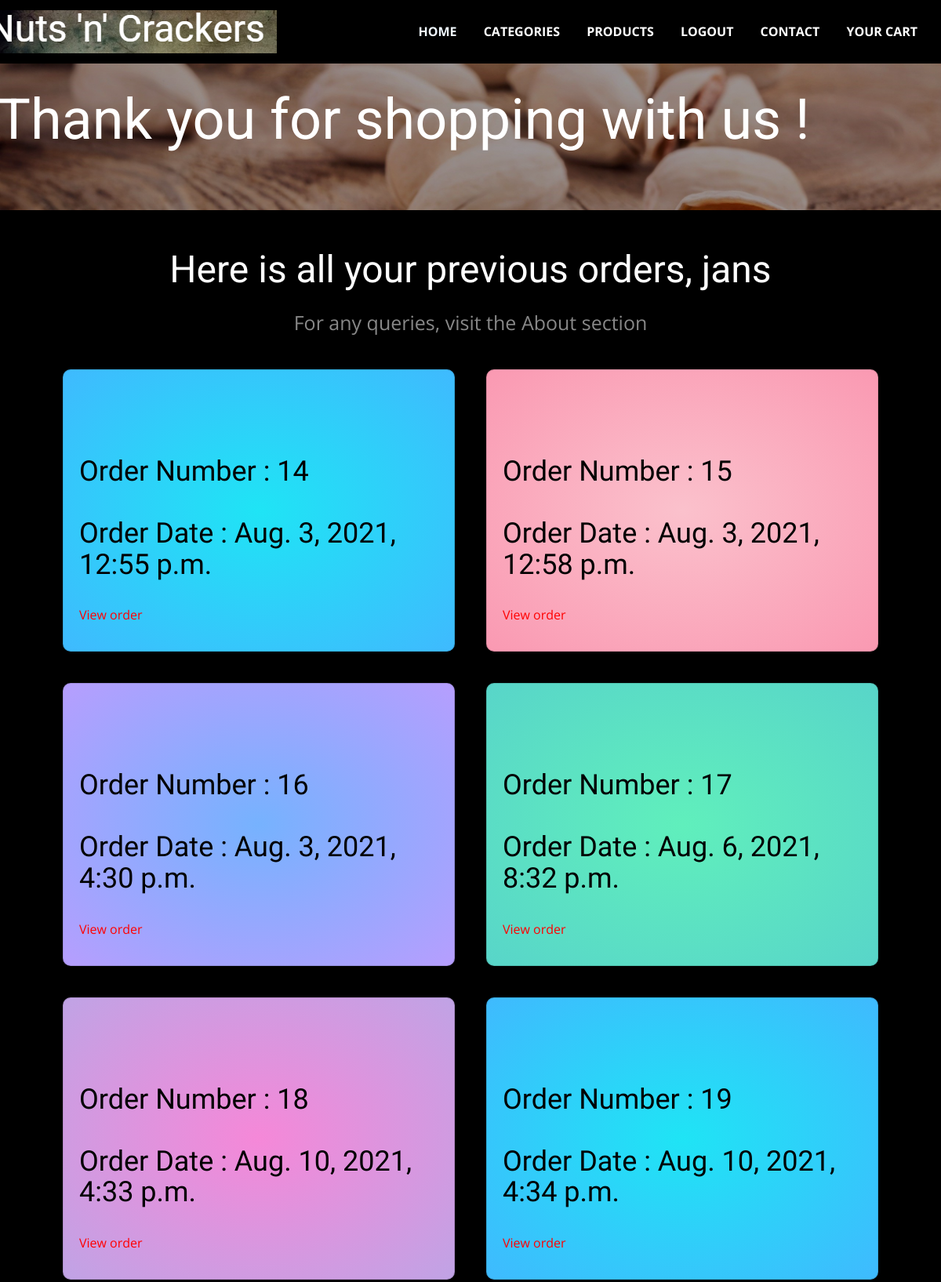
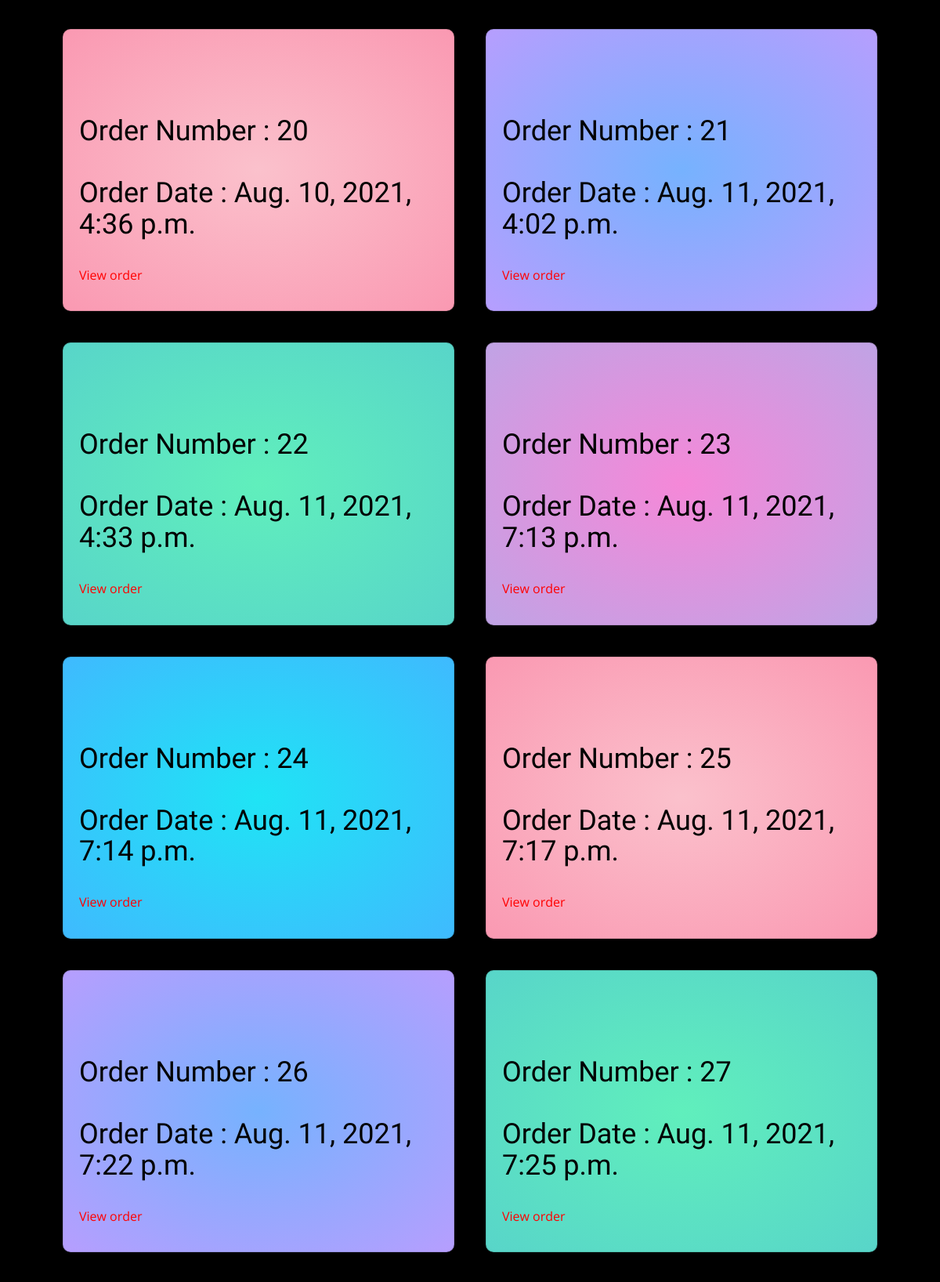
/orders/ (signed in, upper part), run on the app's committed database (2 pictures, top to bottom).
### nnc/models.py (models this page shows, shortened)
class Order(models.Model):
    user = models.ForeignKey("auth.User",on_delete = models.CASCADE)
    customer = models.ForeignKey("accounts.customer",on_delete = models.CASCADE)
    complete = models.BooleanField(default = False)
    total = models.IntegerField(default = 0)
    number_of_items = models.IntegerField(default = 0)
    date_ordered = models.DateTimeField(null = True)
    delivered = models.BooleanField(default = False)

### nnc/views.py (the view)
# urls.py: path('orders/',views.orders,name = 'orders'),
def orders(request):
    context = {}
    user = request.user
    order_list = Order.objects.filter(user = user,complete = True)
    context['orders'] = order_list
    return render(request,'previous.html',context)

### nnc/templates/previous.html (shortened to what this page needs)
{% extends "base.html" %}
{% load static %}
{% block links %}
<link rel="stylesheet" href="{% static 'css/previous.css' %}" media="screen">
{% endblock links %}
{% block content %}
<section class="u-align-left u-clearfix u-image u-shading u-section-1" src="" data-image-width="1280"
  data-image-height="825" id="sec-a068">
  <div class="u-clearfix u-sheet u-sheet-1">
    <h1 class="u-text u-text-default u-title u-text-1">Thank you for shopping with us !</h1>
  </div>
</section>
<section class="u-black u-clearfix u-section-2" id="sec-3d60">
  <div class="u-clearfix u-sheet u-sheet-1">
    <div class="main-container">
      <div class="heading">
        <h1 class="heading__title">Here is all your previous orders, {{user.username}}</h1>
        <p class="heading__credits"><a class="heading__link" target="_blank" href="aboutpagedasots.html">For any
            queries, visit the About section</a></p>
      </div>
      <div class="cards">
        {% for order in orders %}
        <div class="card card-">
          <h2 style="font-family: 'Rajdhani',sans-serif;" class="card__title">Order Number : {{order.pk}}<br><br>Order Date : {{order.date_ordered}}</h2>
          <p class="card__apply">
            <a class="card__link" style="color: red;" href="{% url 'nnc:orderdetail' pk=order.pk %}">View order </a>
          </p>
        </div>
        {% endfor %}
      </div>
    </div>
</section>
{% endblock content %}

### static/css/previous.css (style rules this page uses)
.u-section-1 { background-image: linear-gradient(0deg, rgba(0,0,0,0.4), rgba(0,0,0,0.4)), url("/static/images/this.jpg"); background-position: 50% 50%; }
.u-section-1 .u-sheet-1 { min-height: 187px; }
.u-section-1 .u-text-1 { margin: 32px auto 0 -34px; }
.u-section-2 .u-sheet-1 { min-height: 500px; }
* { margin: 0; padding: 0; box-sizing: border-box; }
body { font-family: -apple-system, BlinkMacSystemFont, "Segoe UI", Roboto, Helvetica, Arial, sans-serif, "Apple Color Emoji", "Segoe UI Emoji", "Segoe UI Symbol"; }
.main-container { padding: 30px; }
.heading { text-align: center; }
.heading__title { font-weight: 600; }
.heading__credits { margin: 10px 0px; color: #888888; font-size: 25px; transition: all 0.5s; }
.heading__link { text-decoration: none; }
.heading__credits .heading__link { color: inherit; }
.cards { display: flex; flex-wrap: wrap; justify-content: space-between; }
.card { margin: 20px; padding: 20px; width: 500px; min-height: 200px; display: grid; grid-template-rows: 20px 50px 1fr 50px; border-radius: 10px; box-shadow: 0px 6px 10px rgba(0, 0, 0, 0.25); transition: all 0.2s; }
.card__link, .card__exit, .card__icon { position: relative; text-decoration: none; color: rgba(255, 0, 0); }
.card__link::before { color: red; }
.card__link::after { position: absolute; top: 25px; left: 0; content: ""; width: 0%; height: 3px; background-color: rgba(255, 0, 0, 0.6); transition: all 0.5s; }
.card__title { grid-row: 3/4; font-weight: 400; color: black; }
.card__apply { grid-row: 4/5; align-self: center; }
.card-:nth-child(5n+1) { background: radial-gradient(#1fe4f5, #3fbafe); }
.card-:nth-child(5n+2) { background: radial-gradient(#fbc1cc, #fa99b2); }
.card-:nth-child(5n+3) { background: radial-gradient(#76b2fe, #b69efe); }
.card-:nth-child(5n+4) { background: radial-gradient(#60efbc, #58d5c9); }
.card-:nth-child(5n+5) { background: radial-gradient(#f588d8, #c0a3e5); }
@media (max-width: 1600px) { .cards { justify-content: center; } }

### data on the page
Order: pk "14", date_ordered "Aug. 3, 2021, 12:55 p.m."
Order: pk "15", date_ordered "Aug. 3, 2021, 12:58 p.m."
Order: pk "16", date_ordered "Aug. 3, 2021, 4:30 p.m."
Order: pk "17", date_ordered "Aug. 6, 2021, 8:32 p.m."
Order: pk "18", date_ordered "Aug. 10, 2021, 4:33 p.m."
Order: pk "19", date_ordered "Aug. 10, 2021, 4:34 p.m."
Order: pk "20", date_ordered "Aug. 10, 2021, 4:36 p.m."
Order: pk "21", date_ordered "Aug. 11, 2021, 4:02 p.m."
Order: pk "22", date_ordered "Aug. 11, 2021, 4:33 p.m."
Order: pk "23", date_ordered "Aug. 11, 2021, 7:13 p.m."
Order: pk "24", date_ordered "Aug. 11, 2021, 7:14 p.m."
Order: pk "25", date_ordered "Aug. 11, 2021, 7:17 p.m."
Order: pk "26", date_ordered "Aug. 11, 2021, 7:22 p.m."
Order: pk "27", date_ordered "Aug. 11, 2021, 7:25 p.m."

### other printed values
{{ user.username }} "jans"
